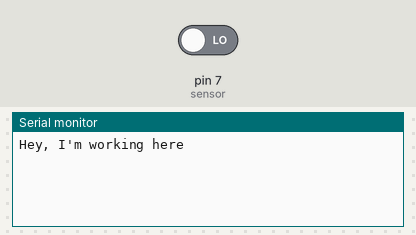
A sketch run on a simulated Arduino Uno, built with avr-gcc and run on an emulated ATmega328P. Parts: the last lines printed to the serial monitor. The test bench sets the inputs (shaded band); at power-on: pin 7 (sensor) LOW.

Above: at 1.2 s.
1.3 s: pin 7 (sensor) driven HIGH
At 2.3 s:
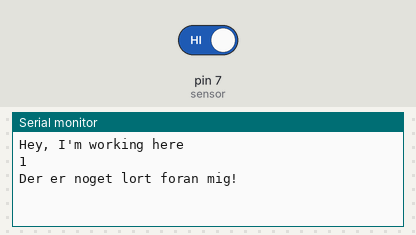
2.8 s: pin 7 (sensor) driven LOW
At 3.4 s:
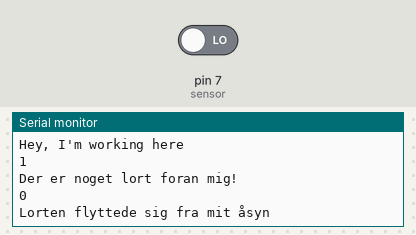

Measured:
- after the input at 1.3 s, the serial monitor: prints a new line at once (image 1)
- after the input at 2.8 s, the serial monitor: prints a new line at once (image 2)

The sketch:

Motion_Sensor_Kode.ino
```cpp
// Koden får en led til at blinke når der er bevægelse foran sensoren og printer dens value til serial monitor

const int knap = 4;             // Sætter knap lig med dens pin
const int led = 3;              // Sætter led lig med dens pin
int sensor = 7;                 // Sætter sensor lig med dens pin
int pirState = LOW;             // Starter med at antage at sensorens state er lav
int val = 0;                    // Variabel for statusen for sensoren

void setup() {
  Serial.begin(9600);           // Just some prep for reading stuff in the serial monitor
  pinMode(knap, INPUT);         // Sætter min knap som input
  pinMode(sensor, INPUT);       // Sætter min sensor som input

  Serial.println("Hey, I'm working here");  // printer random shit så jeg ved tingen kører

}

void loop() {
  val = digitalRead(sensor);    // Læser sensorens state og klemmer det ind i variablen val

  if (val == HIGH) {            // Hvis val er høj så kør den her kode

    digitalWrite(led, HIGH);    // Tænd led'en
    if (pirState == LOW) {      // Hvis pirState er lav så kør det her
      Serial.println(val);      // Printer sensorens værdi i serial monitoren
      Serial.println("Der er noget lort foran mig!");     // Print det her når noget bevæger sig ind foran sensoren
      pirState = HIGH;          // Sæt pirState til høj

    }
  } else {                      // Hvis alt går galt så bare bliv ved med at køre den her kode
    digitalWrite(led, LOW);     // Sluk for led'en
    if (pirState == HIGH){      // Kør det her hvis pirState er høj
      Serial.println(val);      // Printer sensorens værdi i serial monitoren
      Serial.println("Lorten flyttede sig fra mit åsyn");     // Print noget når der ikke længere er noget foran sensoren
      pirState = LOW;           // Sæt pirState til lav

    }
  }
}
```
